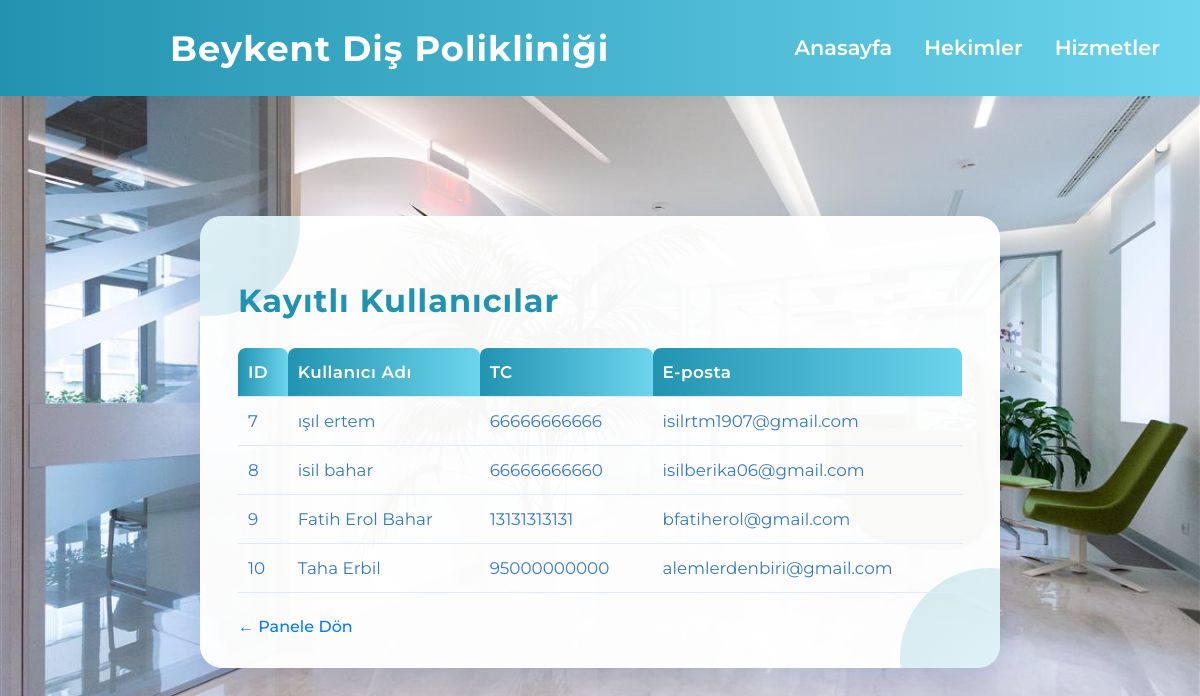
/kullanicilar, run on an earlier commit of the app's database.
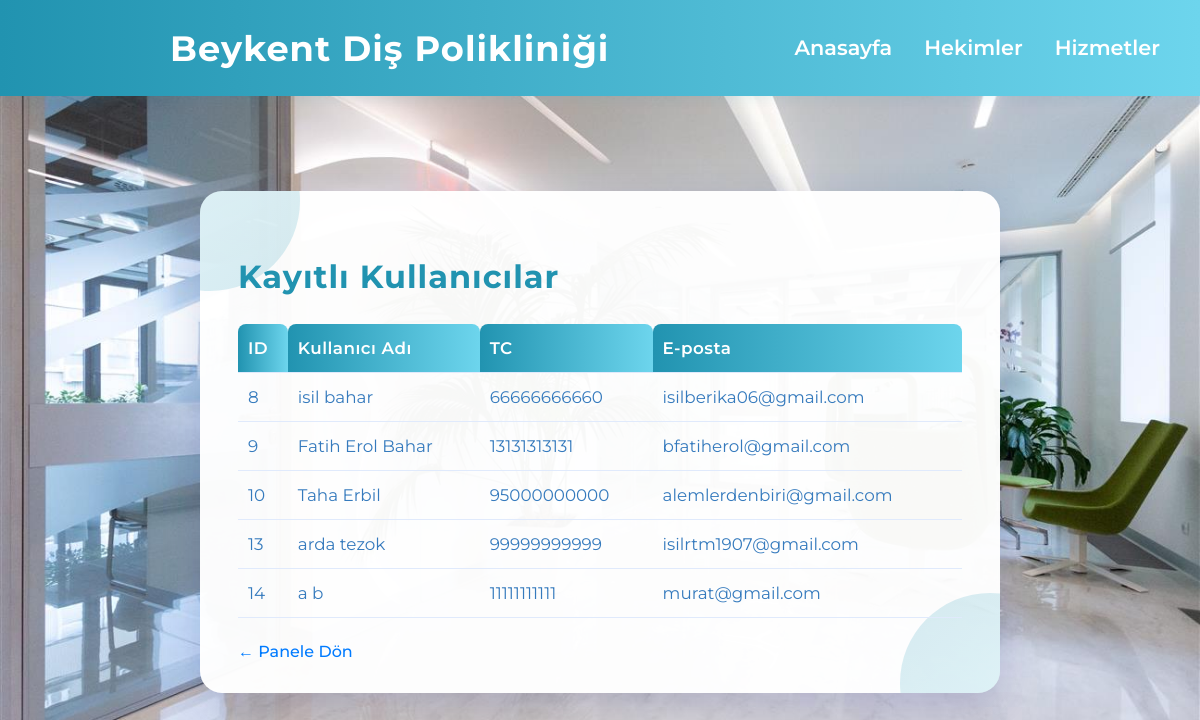
And on a later commit of the database.
### tables this page shows
CREATE TABLE kullanicilar (
            id INTEGER PRIMARY KEY AUTOINCREMENT,
            kullanici_adi TEXT NOT NULL,
            tc TEXT,
            eposta TEXT,
            sifre TEXT NOT NULL
        );

### kullanicilari_goster.py (the view)
@app.route("/kullanicilar")
def kullanicilar():
    conn = sqlite3.connect("user.db")
    cursor = conn.cursor()
    cursor.execute("SELECT id, kullanici_adi, tc, eposta FROM kullanicilar")
    kullanicilar = cursor.fetchall()
    conn.close()
    return render_template("kullanicilar.html", kullanicilar=kullanicilar)

### templates/kullanicilar.html (shortened to what this page needs)
<!DOCTYPE html>
<html lang="tr">
<head>
    <link rel="stylesheet" href="{{ url_for('static', filename='style_kullanicilar.css') }}">
    <link rel="stylesheet" href="{{ url_for('static', filename='style.css') }}">
</head>
<body>
    <nav class="navbar">
      <div class="navbar-logo">
        <span class="logo-text">Beykent Diş Polikliniği</span>
      </div>
      <ul class="navbar-links" id="navbarLinks">
        <li><a href="/">Anasayfa</a></li>
        <li><a href="/hekimler">Hekimler</a></li>
        <li><a href="/hizmetler">Hizmetler</a></li>
      </ul>
    </nav>
    <div class="kullanicilar-container" style="margin-top:72px;">
        <h1>Kayıtlı Kullanıcılar</h1>
        {% if kullanicilar %}
            <table class="kullanicilar-table">
              <thead>
                <tr>
                  <th>ID</th>
                  <th>Kullanıcı Adı</th>
                  <th>TC</th>
                  <th>E-posta</th>
                </tr>
              </thead>
              <tbody>
                {% for kullanici in kullanicilar %}
                <tr>
                  <td>{{ kullanici[0] }}</td>
                  <td>{{ kullanici[1] }}</td>
                  <td>{{ kullanici[2] }}</td>
                  <td>{{ kullanici[3] }}</td>
                </tr>
                {% endfor %}
              </tbody>
            </table>
        {% else %}
            <p>Kayıtlı kullanıcı bulunamadı.</p>
        {% endif %}
        <a class="back-link" href="{{ url_for('admin_panel') }}">← Panele Dön</a>
    </div>
</body>
</html>

### static/style_kullanicilar.css (style rules this page uses)
* { box-sizing: border-box; }
body { font-family: 'Montserrat', Arial, sans-serif; background: linear-gradient(135deg, #e0eafc 0%, #cfdef3 100%); min-height: 100vh; margin: 0; display: flex; justify-content: center; align-items: flex-start; }
.kullanicilar-container { background: rgba(255,255,255,0.97); padding: 44px 38px 32px 38px; border-radius: 22px; box-shadow: 0 12px 40px 0 rgba(31, 38, 135, 0.18); margin-top: 48px; width: 800px; max-width: 98vw; position: relative; overflow: hidden; }
.kullanicilar-container::before { content: ""; position: absolute; top: -80px; left: -80px; width: 180px; height: 180px; background: linear-gradient(135deg, #6dd5ed 0%, #2193b0 100%); border-radius: 50%; opacity: 0.18; z-index: 0; }
.kullanicilar-container::after { content: ""; position: absolute; bottom: -80px; right: -80px; width: 180px; height: 180px; background: linear-gradient(135deg, #2193b0 0%, #6dd5ed 100%); border-radius: 50%; opacity: 0.18; z-index: 0; }
.kullanicilar-container h1 { margin-bottom: 28px; color: #2193b0; font-size: 2rem; font-weight: 700; letter-spacing: 1px; z-index: 1; position: relative; }
.kullanicilar-table { width: 100%; border-collapse: collapse; background: transparent; z-index: 1; position: relative; }
.kullanicilar-table th, .kullanicilar-table td { padding: 14px 10px; border-bottom: 1.5px solid #e0eafc; text-align: left; font-size: 1.05rem; }
.kullanicilar-table th { background: linear-gradient(90deg, #2193b0 0%, #6dd5ed 100%); color: #fff; font-weight: 600; letter-spacing: 0.5px; border-radius: 8px 8px 0 0; }
.kullanicilar-table td { color: #357abd; }
.back-link { display: block; margin-top: 24px; color: #007bff; text-decoration: none; font-weight: 500; z-index: 1; position: relative; }

### static/style.css (style rules this page uses)
body { font-family: 'Montserrat', Arial, sans-serif; background: linear-gradient(135deg, #e0eafc 0%, #cfdef3 100%); min-height: 100vh; margin: 0; display: flex; justify-content: center; align-items: center; background-image: url('/static/klinik.jpg'), linear-gradient(135deg, #e0eafc 0%, #cfdef3 100%); background-size: cover; background-position: center; background-repeat: no-repeat; }
.navbar { position: fixed; top: 0; left: 0; width: 100%; height: 96px; z-index: 1000; display: flex; align-items: center; justify-content: space-between; background: linear-gradient(90deg, #2193b0 0%, #6dd5ed 100%); padding: 0 40px; box-shadow: 0 2px 12px rgba(33,147,176,0.10); box-sizing: border-box; }
.navbar-logo { width: 200px; height: 121px; background: url('/static/logo.png') no-repeat left center; background-size: 121px 121px; display: flex; align-items: center; margin-right: 32px; }
.logo-text { margin-left: 130px; color: #fff; font-weight: 700; font-size: 2.2rem; letter-spacing: 1px; white-space: nowrap; }
.navbar-links { list-style: none; display: flex; gap: 32px; margin: 0; padding: 0; align-items: center; height: 96px; }
.navbar-links li a { color: #fff; text-decoration: none; font-weight: 600; font-size: 1.3rem; line-height: 96px; height: 96px; display: flex; align-items: center; }
body { margin: 0; padding-top: 12px; }

What changed in the data, as far as the page shows it:
removed kullanicilar: id "7", kullanici_adi "ışıl ertem", tc "66666666666", eposta "isilrtm1907@gmail.com"
added kullanicilar: id "13", kullanici_adi "arda tezok", tc "99999999999", eposta "isilrtm1907@gmail.com"
added kullanicilar: id "14", kullanici_adi "a b", tc "11111111111", eposta "murat@gmail.com"
